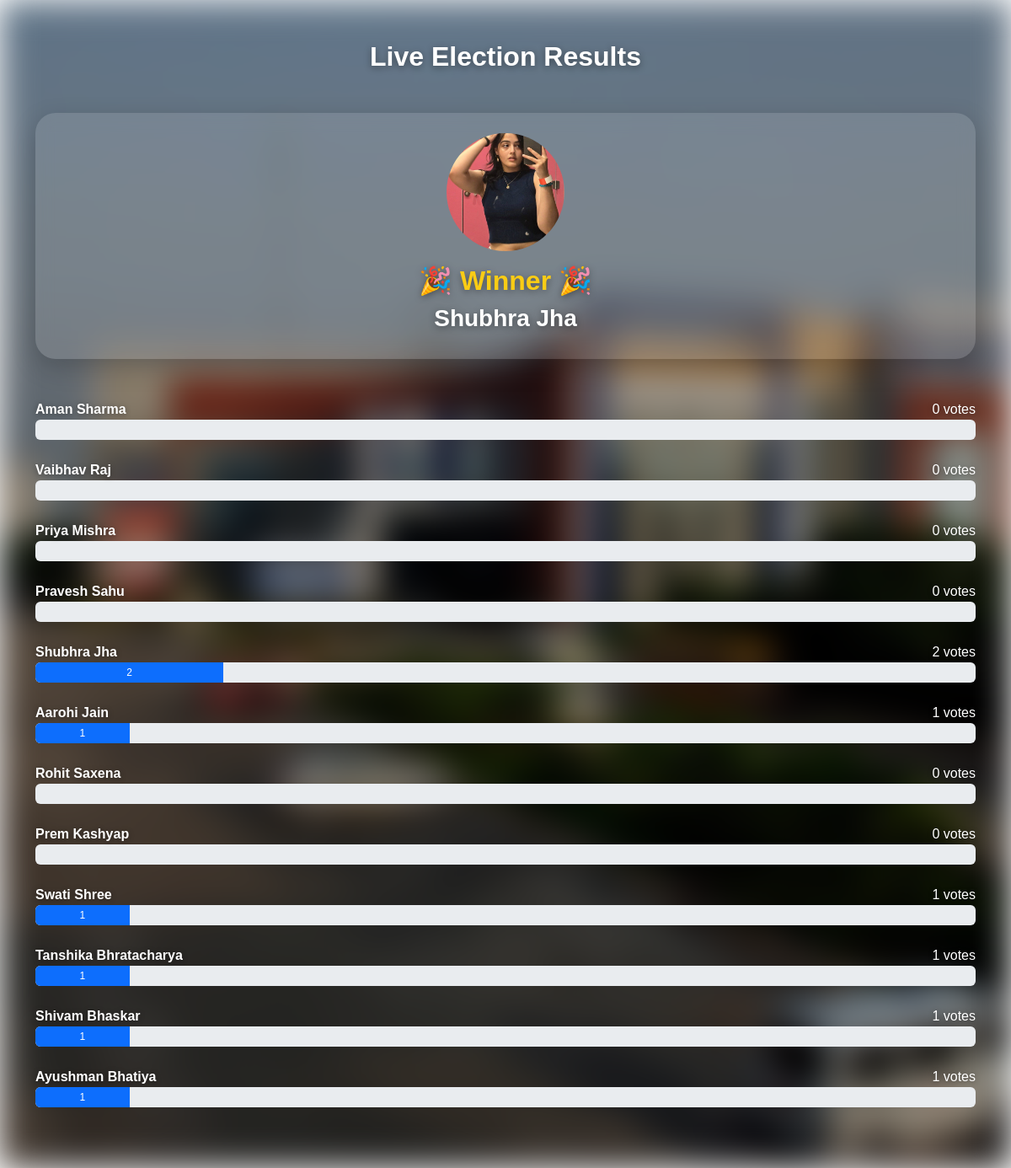
The page /result on the database its author committed.
### tables this page shows
CREATE TABLE candidates(
            id INTEGER PRIMARY KEY AUTOINCREMENT,
            name TEXT,
            image TEXT,
            votes INTEGER DEFAULT 0
        );

### app.py (the view)
@app.route("/result")
def result():
    conn = sqlite3.connect(DB_PATH)
    cur = conn.cursor()
    cur.execute("SELECT name, votes FROM candidates")
    results = cur.fetchall()
    conn.close()
    winner = max(results, key=lambda x: x[1]) if results else ("No candidates", 0)
    return render_template("result.html", results=results, winner=winner)

### templates/result.html (shortened to what this page needs)
<!DOCTYPE html>
<html>
<head>
    <link href="https://cdn.jsdelivr.net/npm/bootstrap@5.3.3/dist/css/bootstrap.min.css" rel="stylesheet">
    <link rel="stylesheet" href="{{ url_for('static', filename='style.css') }}">
</head>
<div style="
            position: fixed;
            top: 0;
            left: 0;
            width: 100%;
            height: 100%;
            background:
            linear-gradient(rgba(0,0,0,0.35), rgba(0,0,0,0.35)),
            url('{{ url_for('static', filename='candidates_images/srmist_bg.jpg') }}') center/cover no-repeat;
            filter: blur(20px);
            z-index: -1;
            "></div>
<div class="container py-5">
    <h2 class="text-center fw-bold mb-5 text-white" style="text-shadow: 0 2px 8px rgba(0,0,0,0.4);">
      Live Election Results
    </h2>
    {% set image_map = {
        'Aman Sharma': 'aman.jpg',
        'Vaibhav Raj': 'vaibhav.jpg',
        'Priya Mishra': 'priya.jpg',
        'Pravesh Sahu': 'pravesh.jpg',
        'Shubhra Jha': 'shubhra.jpg',
        'Aarohi Jain': 'aarohi.jpg',
        'Rohit Saxena': 'rohit.jpg',
        'Prem Kashyap': 'prem.jpg',
        'Swati Shree': 'swati.jpg',
        'Tanshika Bhratacharya': 'Tanishka.jpg'
        } %}
    <div class="mb-5 text-center p-4" style="
            background: rgba(255,255,255,0.12);
            backdrop-filter: blur(10px);
            border-radius: 24px;
            box-shadow: 0 10px 30px rgba(0,0,0,0.2);
        ">
        <img src="{{ url_for('static', filename='candidates_images/' ~ image_map.get(winner[0], 'aman.jpg')) }}"
             class="rounded-circle mx-auto mb-3"
             style="width:140px;height:140px;object-fit:cover;">
        <h2 class="fw-bold" style="color:#facc15; text-shadow: 0 2px 8px rgba(0,0,0,0.4);">
             🎉 Winner 🎉
        </h2>
        <h3 class="fw-bold" style="color:#ffffff; text-shadow: 0 2px 8px rgba(0,0,0,0.4);">
            {{ winner[0] }}
        </h3>
    </div>
    {% for result in results %}
    <div class="mb-4">
        <div class="d-flex justify-content-between text-white"
            style="text-shadow: 0 1px 6px rgba(0,0,0,0.4);">
            <strong>{{ result[0] }}</strong>
            <span>{{ result[1] }} votes</span>
        </div>
        <div class="progress" style="height: 24px;">
            <div class="progress-bar" role="progressbar" style="width: {{ result[1] * 10 }}%">
                {{ result[1] }}
            </div>
        </div>
    </div>
    {% endfor %}
</div>
</body>
</html>

### rows shown on the page
candidates: name "Shubhra Jha", votes "2"
candidates: name "Aman Sharma", votes "0"
candidates: name "Vaibhav Raj", votes "0"
candidates: name "Priya Mishra", votes "0"
candidates: name "Pravesh Sahu", votes "0"
candidates: name "Aarohi Jain", votes "1"
candidates: name "Rohit Saxena", votes "0"
candidates: name "Prem Kashyap", votes "0"
candidates: name "Swati Shree", votes "1"
candidates: name "Tanshika Bhratacharya", votes "1"
candidates: name "Shivam Bhaskar", votes "1"
candidates: name "Ayushman Bhatiya", votes "1"
